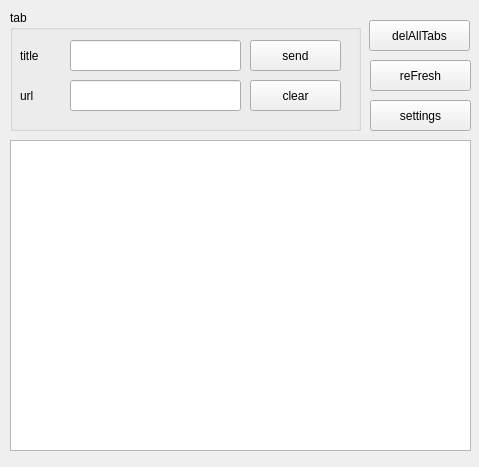
<?xml version="1.0" encoding="UTF-8"?>
<ui version="4.0">
 <class>MainWindow</class>
 <widget class="QMainWindow" name="MainWindow">
  <property name="geometry">
   <rect>
    <x>0</x>
    <y>0</y>
    <width>479</width>
    <height>467</height>
   </rect>
  </property>
  <property name="windowTitle">
   <string>MainWindow</string>
  </property>
  <widget class="QWidget" name="centralwidget">
   <widget class="QListView" name="listView">
    <property name="geometry">
     <rect>
      <x>10</x>
      <y>140</y>
      <width>461</width>
      <height>311</height>
     </rect>
    </property>
   </widget>
   <widget class="QGroupBox" name="groupBox">
    <property name="geometry">
     <rect>
      <x>10</x>
      <y>10</y>
      <width>351</width>
      <height>121</height>
     </rect>
    </property>
    <property name="title">
     <string>tab</string>
    </property>
    <widget class="QLabel" name="label_title">
     <property name="geometry">
      <rect>
       <x>10</x>
       <y>30</y>
       <width>51</width>
       <height>31</height>
      </rect>
     </property>
     <property name="text">
      <string>title</string>
     </property>
    </widget>
    <widget class="QLineEdit" name="lineedit_title">
     <property name="geometry">
      <rect>
       <x>60</x>
       <y>30</y>
       <width>171</width>
       <height>31</height>
      </rect>
     </property>
    </widget>
    <widget class="QLabel" name="label_url">
     <property name="geometry">
      <rect>
       <x>10</x>
       <y>70</y>
       <width>51</width>
       <height>31</height>
      </rect>
     </property>
     <property name="text">
      <string>url</string>
     </property>
    </widget>
    <widget class="QLineEdit" name="lineedit_url">
     <property name="geometry">
      <rect>
       <x>60</x>
       <y>70</y>
       <width>171</width>
       <height>31</height>
      </rect>
     </property>
    </widget>
    <widget class="QPushButton" name="button_send_tab">
     <property name="geometry">
      <rect>
       <x>240</x>
       <y>30</y>
       <width>91</width>
       <height>31</height>
      </rect>
     </property>
     <property name="text">
      <string>send</string>
     </property>
    </widget>
    <widget class="QPushButton" name="button_clear">
     <property name="geometry">
      <rect>
       <x>240</x>
       <y>70</y>
       <width>91</width>
       <height>31</height>
      </rect>
     </property>
     <property name="text">
      <string>clear</string>
     </property>
    </widget>
   </widget>
   <widget class="QPushButton" name="button_delAllTabs">
    <property name="geometry">
     <rect>
      <x>369</x>
      <y>20</y>
      <width>101</width>
      <height>31</height>
     </rect>
    </property>
    <property name="text">
     <string>delAllTabs</string>
    </property>
   </widget>
   <widget class="QPushButton" name="button_refresh">
    <property name="geometry">
     <rect>
      <x>370</x>
      <y>60</y>
      <width>101</width>
      <height>31</height>
     </rect>
    </property>
    <property name="text">
     <string>reFresh</string>
    </property>
   </widget>
   <widget class="QPushButton" name="button_settings">
    <property name="geometry">
     <rect>
      <x>370</x>
      <y>100</y>
      <width>101</width>
      <height>31</height>
     </rect>
    </property>
    <property name="text">
     <string>settings</string>
    </property>
   </widget>
  </widget>
  <action name="actionsettings">
   <property name="text">
    <string>settings</string>
   </property>
  </action>
  <action name="actionexit">
   <property name="text">
    <string>exit</string>
   </property>
  </action>
 </widget>
 <resources/>
 <connections/>
</ui>
